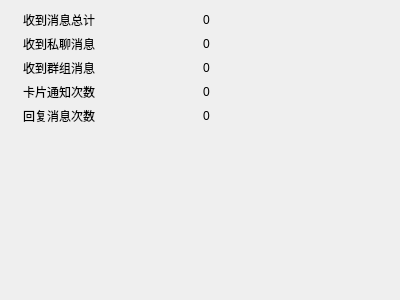
<?xml version="1.0" encoding="UTF-8"?>
<ui version="4.0">
 <class>CountWidget</class>
 <widget class="QWidget" name="CountWidget">
  <property name="geometry">
   <rect>
    <x>0</x>
    <y>0</y>
    <width>400</width>
    <height>300</height>
   </rect>
  </property>
  <property name="windowTitle">
   <string>Form</string>
  </property>
  <layout class="QVBoxLayout" name="verticalLayout">
   <item>
    <layout class="QGridLayout" name="gridLayout">
     <property name="leftMargin">
      <number>12</number>
     </property>
     <property name="topMargin">
      <number>0</number>
     </property>
     <property name="rightMargin">
      <number>12</number>
     </property>
     <item row="0" column="0">
      <widget class="QLabel" name="label">
       <property name="text">
        <string>收到消息总计</string>
       </property>
      </widget>
     </item>
     <item row="1" column="0">
      <widget class="QLabel" name="label_3">
       <property name="text">
        <string>收到私聊消息</string>
       </property>
      </widget>
     </item>
     <item row="0" column="1">
      <widget class="QLabel" name="countReceiveAllLabel">
       <property name="text">
        <string>0</string>
       </property>
      </widget>
     </item>
     <item row="3" column="0">
      <widget class="QLabel" name="label_5">
       <property name="text">
        <string>卡片通知次数</string>
       </property>
      </widget>
     </item>
     <item row="2" column="0">
      <widget class="QLabel" name="label_4">
       <property name="text">
        <string>收到群组消息</string>
       </property>
      </widget>
     </item>
     <item row="4" column="0">
      <widget class="QLabel" name="label_6">
       <property name="text">
        <string>回复消息次数</string>
       </property>
      </widget>
     </item>
     <item row="1" column="1">
      <widget class="QLabel" name="countReceivePrivateLabel">
       <property name="text">
        <string>0</string>
       </property>
      </widget>
     </item>
     <item row="2" column="1">
      <widget class="QLabel" name="countReceiveGroupLabel">
       <property name="text">
        <string>0</string>
       </property>
      </widget>
     </item>
     <item row="3" column="1">
      <widget class="QLabel" name="countShowBannerLabel">
       <property name="text">
        <string>0</string>
       </property>
      </widget>
     </item>
     <item row="4" column="1">
      <widget class="QLabel" name="countMySentLabel">
       <property name="text">
        <string>0</string>
       </property>
      </widget>
     </item>
    </layout>
   </item>
   <item>
    <spacer name="verticalSpacer">
     <property name="orientation">
      <enum>Qt::Vertical</enum>
     </property>
     <property name="sizeHint" stdset="0">
      <size>
       <width>20</width>
       <height>40</height>
      </size>
     </property>
    </spacer>
   </item>
  </layout>
 </widget>
 <resources/>
 <connections/>
</ui>
